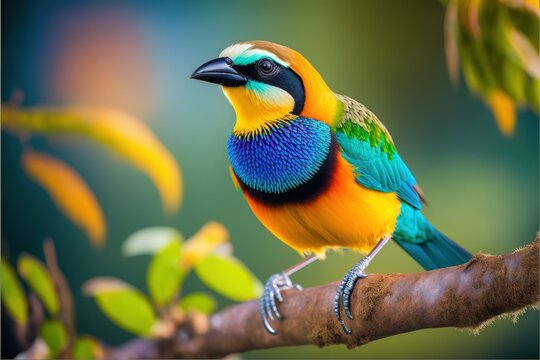
#> input picture BIRD.jpeg, 540 x 360 px, found by its file name
$ jupyter execute Noise_Reduction.ipynb
#> lines starting #> are read from the running program, lines starting #| are printed output that depends on the picture
##NOISE REDUCTION

[cell 1]
import numpy as np
import matplotlib.pyplot as plt
import matplotlib.colors as col
import matplotlib.image as mpimg
from scipy import signal
from scipy import ndimage

[cell 2]
def rgb2gray(rgb_image):
    return np.dot(rgb_image[...,:3], [0.301, 0.678, 0.134])


#IMAGE LOADING

image = mpimg.imread("/content/BIRD.jpeg")
#> image is the input picture: shape (360, 540, 3); mean R, G, B 103.9, 110.7, 74.1
image_gr = rgb2gray( image )
#> in rgb2gray, `return np.dot(rgb_image[...,:3], [0.301, 0.678, 0.134])`:
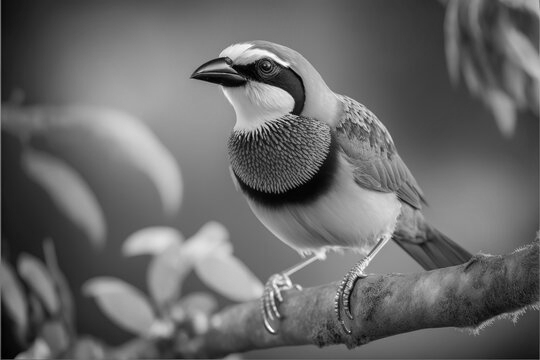
#> returned value: shape (360, 540) float64; min 0, max 282.6, mean 116.3; drawn with min black and max white

figureSize = (8,6)
plt.figure("Original Image", figsize=figureSize)
plt.imshow(image_gr)
plt.set_cmap("gray")

Adding Noise to the Image

[cell 3]
#Changing weight will change the noise in the image

weight = 0.75
noisy = image_gr + weight * image_gr.std() * np.random.random(image_gr.shape)
plt.figure("Noisy Image", figsize=figureSize)
plt.imshow(noisy)

#Average filter

[cell 4]
def box_filter( w ): # w is the width of the average filter.
    return np.ones((w,w)) / (w*w)

[cell 5]
filtered_img_box2 = signal.convolve2d(noisy, box_filter( 2 ) ,'same')
plt.figure("2",figsize=figureSize)
plt.imshow(filtered_img_box2)

[cell 6]
filtered_img_box4 = signal.convolve2d(noisy, box_filter( 4 ) ,'same')
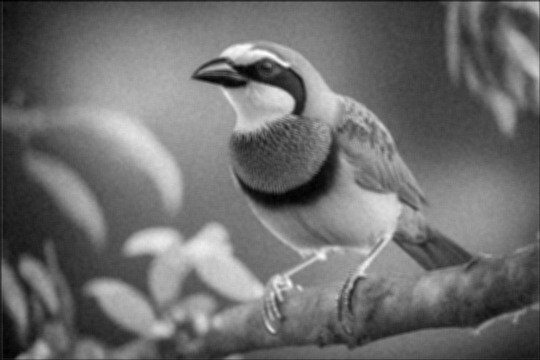
#> filtered_img_box4: shape (360, 540) float64; min 16.09, max 288.9, mean 134.2; drawn with min black and max white
plt.figure("4",figsize=figureSize)
plt.imshow(filtered_img_box4)

[cell 7]
filtered_img_box6 = signal.convolve2d(noisy, box_filter( 6 ) ,'same')
plt.figure("6",figsize=figureSize)
plt.imshow(filtered_img_box6)

[cell 8]
filtered_img_box8 = signal.convolve2d(noisy, box_filter( 8 ) ,'same')
plt.figure("8",figsize=figureSize)
plt.imshow(filtered_img_box8)

[cell 9]
print(box_filter(4)) #Here, printing the box_filter for weight 4 which is being perfomed on the image for denoising.

#Gaussian Filter

[cell 10]
import numpy as np
from scipy import signal
import matplotlib.pyplot as plt

def gaussian_kernel(kernlen, std):
    # Returns a 2D Gaussian kernel array.
    gkern1d = signal.windows.gaussian(kernlen, std=std)
    gkern2d = np.outer(gkern1d, gkern1d)
    return gkern2d

plt.imshow(gaussian_kernel(18, 4), interpolation='none')
plt.show()
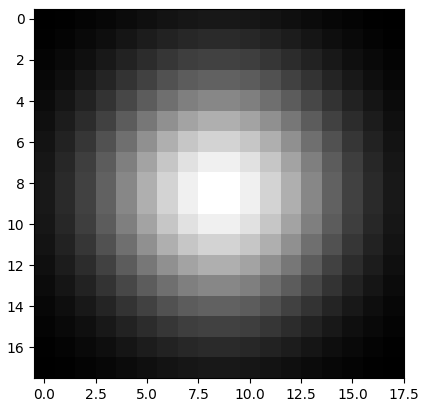
#> figure drawn by matplotlib, 1 panel

[cell 11]
filtered_img_g7_std05 = signal.convolve2d(noisy, gaussian_kernel(7,0.5) ,'same')

plt.figure("2",figsize=figureSize)
plt.imshow(filtered_img_g7_std05)

[cell 12]
filtered_img_g7_std10 = signal.convolve2d(noisy, gaussian_kernel(7,1.0) ,'same')

plt.figure("4",figsize=figureSize)
plt.imshow(filtered_img_g7_std10)

[cell 13]
filtered_img_g7_std15 = signal.convolve2d(noisy, gaussian_kernel(7,1.5) ,'same')

plt.figure("6",figsize=figureSize)
plt.imshow(filtered_img_g7_std15)

[cell 14]
filtered_img_g7_std20 = signal.convolve2d(noisy, gaussian_kernel(7,2.0) ,'same')

plt.figure("8",figsize=figureSize)
plt.imshow(filtered_img_g7_std20)

#Median filter

[cell 15]
def salt_n_pepper(img):
    salt_pepper = np.random.random(img.shape) * 240  #s is the parameter that identify the size of the mask

    pepper = salt_pepper < 30;
    salt = salt_pepper > 240;

    img[pepper] = 0
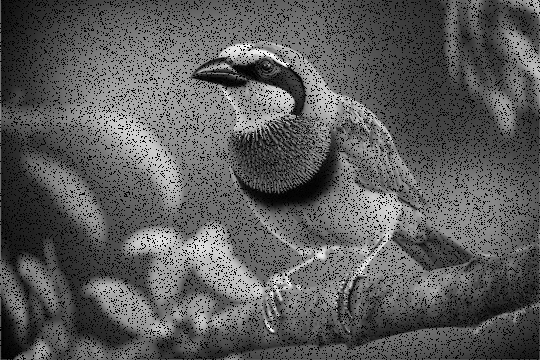
#> img: shape (360, 540) float64; min 0, max 282.6, mean 101.5; drawn with min black and max white
    img[salt] = 240

    return img

plt.figure("Original image", figsize=figureSize)
plt.imshow(image_gr)

[cell 16]
image_noisy_salt_pepper = salt_n_pepper( image_gr )
plt.figure("Salt and pepper", figsize=figureSize)
plt.imshow( image_noisy_salt_pepper )

[cell 17]
med_image2 = ndimage.median_filter(image_noisy_salt_pepper,(2,2))
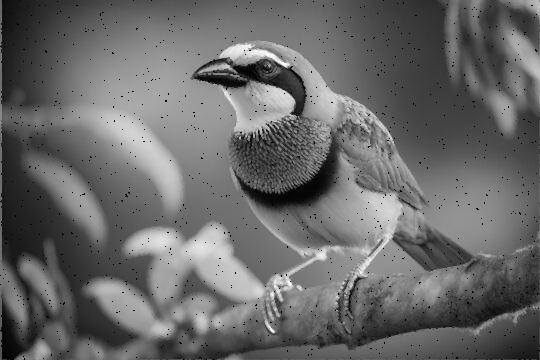
#> med_image2: shape (360, 540) float64; min 0, max 281.6, mean 116.3; drawn with min black and max white
plt.figure("Median Filter 2x2", figsize=figureSize)
plt.imshow(med_image2)

[cell 18]
med_image4 = ndimage.median_filter(image_noisy_salt_pepper,(4,4))
plt.figure("Median Filter 4x4", figsize=figureSize)
plt.imshow(med_image4)

[cell 19]
med_image6 = ndimage.median_filter(image_noisy_salt_pepper,(6,6))
plt.figure("Median Filter 6x6", figsize=figureSize)
plt.imshow(med_image6)
